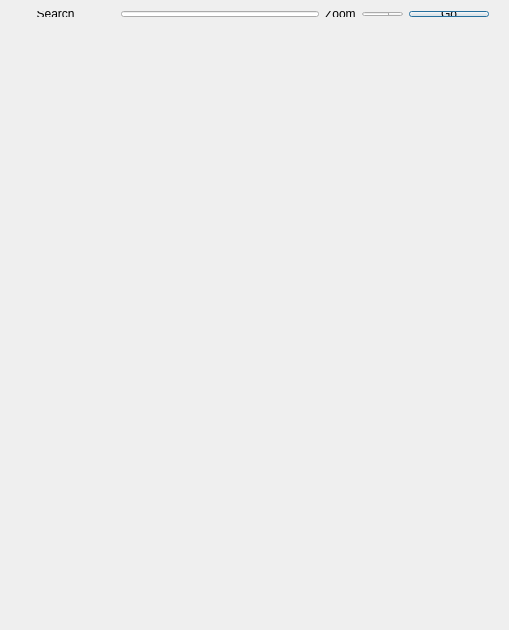
<?xml version="1.0" encoding="UTF-8"?>
<ui version="4.0">
 <class>Map</class>
 <widget class="QDialog" name="Map">
  <property name="geometry">
   <rect>
    <x>0</x>
    <y>0</y>
    <width>509</width>
    <height>630</height>
   </rect>
  </property>
  <property name="windowTitle">
   <string>Map</string>
  </property>
  <widget class="QWidget" name="layoutWidget">
   <property name="geometry">
    <rect>
     <x>9</x>
     <y>0</y>
     <width>491</width>
     <height>28</height>
    </rect>
   </property>
   <layout class="QGridLayout" name="gridLayout">
    <item row="0" column="0">
     <widget class="QLabel" name="label">
      <property name="text">
       <string>     Search            </string>
      </property>
     </widget>
    </item>
    <item row="0" column="1">
     <widget class="QLineEdit" name="lePostalAddress"/>
    </item>
    <item row="0" column="2">
     <widget class="QLabel" name="label_2">
      <property name="text">
       <string>Zoom</string>
      </property>
     </widget>
    </item>
    <item row="0" column="3">
     <widget class="QSpinBox" name="zoomSpinBox">
      <property name="minimum">
       <number>5</number>
      </property>
      <property name="maximum">
       <number>30</number>
      </property>
      <property name="singleStep">
       <number>1</number>
      </property>
      <property name="value">
       <number>15</number>
      </property>
     </widget>
    </item>
    <item row="0" column="4">
     <widget class="QPushButton" name="goButton">
      <property name="text">
       <string>Go</string>
      </property>
     </widget>
    </item>
   </layout>
  </widget>
  <widget class="QWidget" name="verticalLayoutWidget">
   <property name="geometry">
    <rect>
     <x>10</x>
     <y>30</y>
     <width>491</width>
     <height>591</height>
    </rect>
   </property>
   <layout class="QVBoxLayout" name="verticalLayout"/>
  </widget>
 </widget>
 <layoutdefault spacing="6" margin="11"/>
 <resources/>
 <connections/>
</ui>
